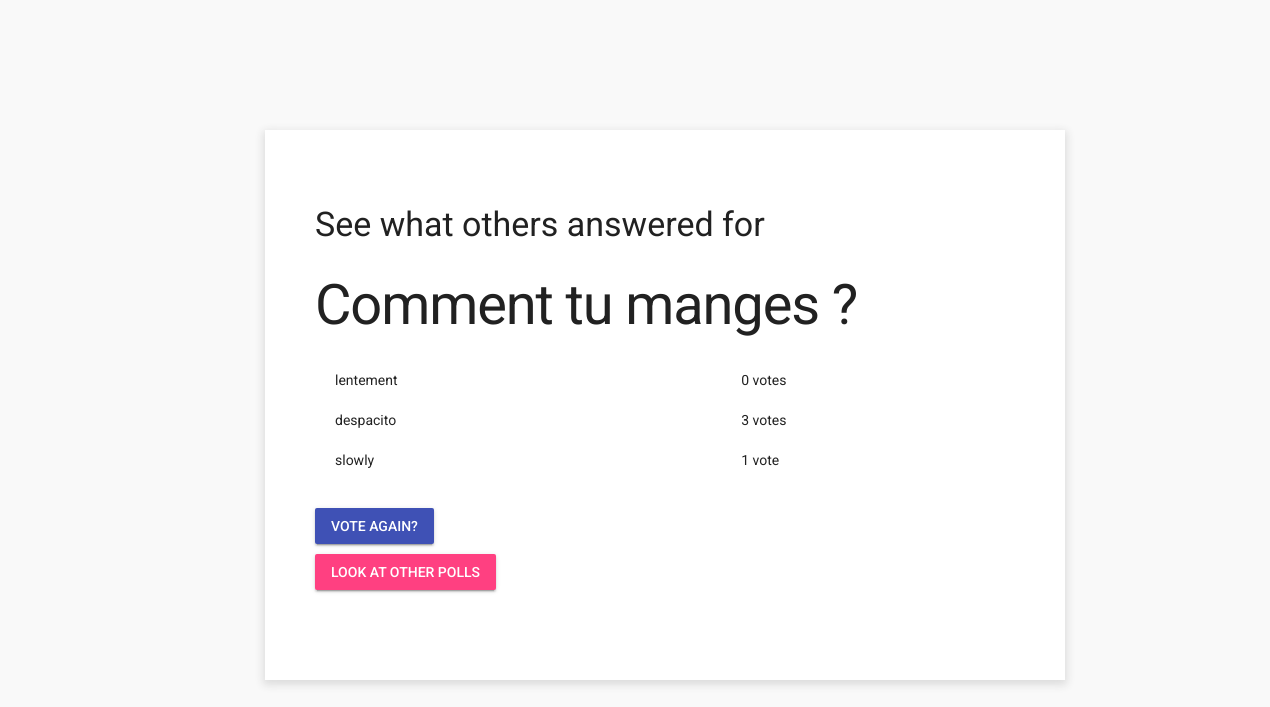
Page /polls/6/results/ (signed in) on the committed database.
### polls/models.py (models this page shows, shortened)
class Question(models.Model):
    question_text = models.CharField(max_length=200)
    pub_date = models.DateTimeField('date published')

class Choice(models.Model):
    question = models.ForeignKey(Question, on_delete=models.CASCADE)
    choice_text = models.CharField(max_length=200)
    votes = models.IntegerField(default=0)

### polls/views.py (the view)
# urls.py: path('<int:pk>/results/', views.ResultsView.as_view(), name='results'),
class ResultsView(LoginRequiredMixin, generic.DetailView):
    login_url = "../../../accounts/login"
    model = Question
    template_name = 'polls/results.html'

### polls/templates/polls/results.html (shortened to what this page needs)
<head>
  {% load static %}
  <link rel="stylesheet" type="text/css" href="{% static 'polls/mdl1.3.0/material.min.css' %}" />
  <link rel="stylesheet" type="text/css" href="{% static 'polls/style.css' %}"/>
  <link rel="stylesheet" type="text/css" href="{% static 'sesshandlr/styles.css' %}"/>
</head>
<body class="sess-body">
  <div class="site-container">
    <h3>See what others answered for</h3>
    <h1>{{ question.question_text }}</h1>
    <div style='display: table; width:100%; margin-left: 20px'>
      {% for choice in question.choice_set.all %}
          <div style='display: table-row'>
            <div style='display: table-cell; max-width: 150px'><p>{{ choice.choice_text }}</p></div>
            <div style='display: table-cell; width: auto'><p>{{ choice.votes }} vote{{ choice.votes|pluralize }}</p></div>
          </div>
      {% endfor %}
    </div>
    <a style="margin-top: 20px;" class="mdl-button mdj-js-button mdl-button--raised mdl-button--primary" href="{% url 'polls:detail' question.id %}">Vote again?</a>
    <br/>
    <a style="margin-top: 10px;" class="mdl-button mdj-js-button mdl-button--raised mdl-button--accent" href="{% url 'polls:index' %}">Look at other polls</a>
  </div>
</body>

### polls/static/polls/style.css (style rules this page uses)
h1, h2, h3 { color: navyblue; font-family: 'Roboto', 'Helvetica', 'Arial', sans-serif; }
p, a, h4, h5, h6 { font-family: 'Roboto', 'Helvetica', 'Arial', sans-serif; }

### sesshandl/static/sesshandlr/styles.css (style rules this page uses)
.sess-body { background-color: #f9f9f9; }
.site-container { margin: auto; margin-top: 100px; max-width: 700px; padding: 50px; padding-bottom: 90px; box-shadow: 0px 3px 8px 2px #dddddd; background-color: #ffffff; }

### rows in the picture
Question: question_text "Comment tu manges ?"
Choice: choice_text "lentement", votes "0"
Choice: choice_text "despacito", votes "3"
Choice: choice_text "slowly", votes "1"
